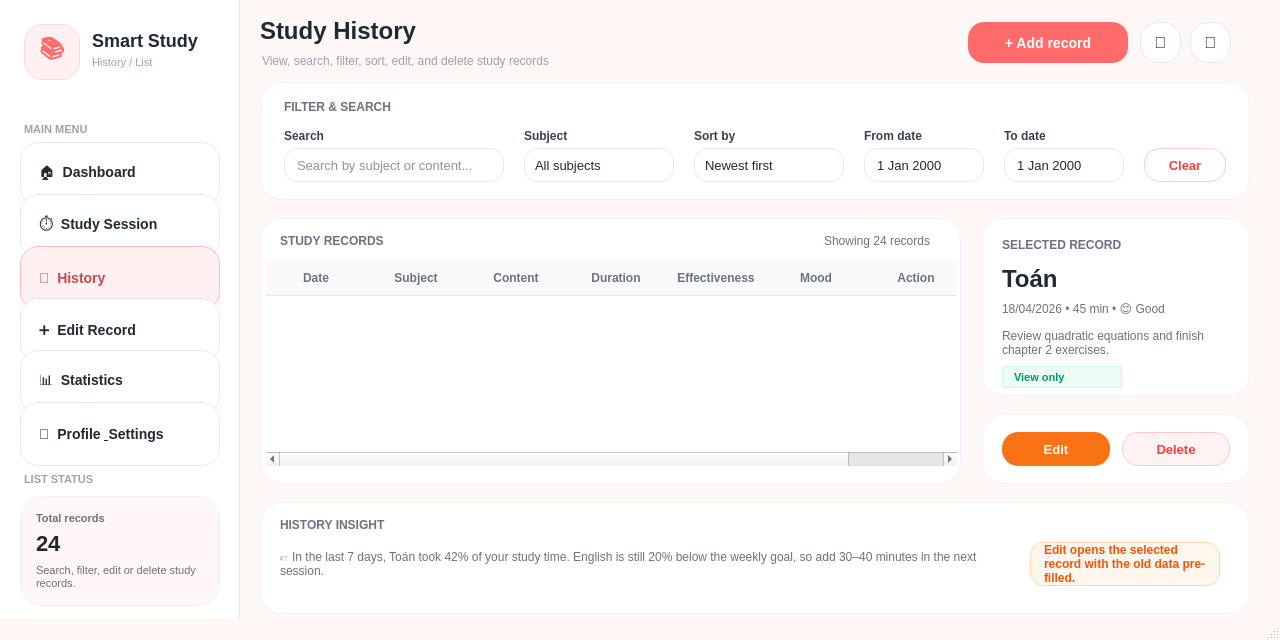
<?xml version="1.0" encoding="UTF-8"?>
<ui version="4.0">
 <class>HistoryWindow</class>
 <widget class="QMainWindow" name="HistoryWindow">
  <property name="geometry">
   <rect>
    <x>0</x>
    <y>0</y>
    <width>1280</width>
    <height>640</height>
   </rect>
  </property>
  <property name="minimumSize">
   <size>
    <width>1280</width>
    <height>640</height>
   </size>
  </property>
  <property name="windowTitle">
   <string>Smart Study Tracker - History</string>
  </property>
  <property name="styleSheet">
   <string notr="true">
QMainWindow {
    background-color: #FFF7F5;
}

QWidget {
    font-family: &quot;Segoe UI&quot;;
    color: #1F2933;
    font-size: 13px;
}

QFrame#Sidebar {
    background-color: #FFFFFF;
    border-right: 1px solid #E5E7EB;
}

QFrame#TopBar {
    background-color: transparent;
    border: none;
}

QFrame#FilterCard,
QFrame#HistoryTableCard,
QFrame#PreviewCard,
QFrame#InsightCard,
QFrame#ActionCard,
QFrame#SidebarStatusCard {
    background-color: #FFFFFF;
    border: 1px solid #EEF2F7;
    border-radius: 22px;
}

QFrame#FilterCard:hover,
QFrame#HistoryTableCard:hover,
QFrame#PreviewCard:hover,
QFrame#InsightCard:hover,
QFrame#SidebarStatusCard:hover,
QFrame#ActionCard:hover {
    border: 1px solid #FFD0D0;
}

QPushButton {
    background-color: #FFFFFF;
    border: 1px solid #E5E7EB;
    border-radius: 14px;
    padding: 8px 12px;
    color: #1F2933;
}

QPushButton:hover {
    background-color: #FFF1F1;
    border: 1px solid #FF6B6B;
}

QPushButton:pressed {
    background-color: #FFE4E4;
}

QPushButton#BtnHistory {
    background-color: #FFF1F1;
    border: 1px solid #FFBDBD;
    color: #C94A4A;
    font-weight: 700;
}

QPushButton#BtnDashboard,
QPushButton#BtnSession,
QPushButton#BtnHistory,
QPushButton#BtnEditRecord,
QPushButton#BtnStats,
QPushButton#BtnProfile {
    text-align: left;
    padding-left: 18px;
    min-height: 46px;
    font-size: 14px;
    font-weight: 500;
    border-radius: 18px;
}

QPushButton#btnAddNewRecord {
    background-color: #FF6B6B;
    color: #FFFFFF;
    border: none;
    font-size: 14px;
    font-weight: 800;
    border-radius: 16px;
}

QPushButton#btnAddNewRecord:hover {
    background-color: #E85A5A;
}

QPushButton#btnClearFilter {
    background-color: #FFFFFF;
    color: #EF4444;
    border: 1px solid #FECACA;
    font-weight: 600;
    border-radius: 16px;
}

QPushButton#btnEditSelected {
    background-color: #F97316;
    color: #FFFFFF;
    border: none;
    font-weight: 800;
    border-radius: 16px;
}

QPushButton#btnEditSelected:hover {
    background-color: #EA580C;
}

QPushButton#btnDeleteSelected {
    background-color: #FEF2F2;
    color: #EF4444;
    border: 1px solid #FECACA;
    font-weight: 800;
    border-radius: 16px;
}

QPushButton#btnDeleteSelected:hover,
QPushButton#btnClearFilter:hover {
    background-color: #FEE2E2;
    border: 1px solid #EF4444;
}

QPushButton#BtnBell,
QPushButton#BtnAvatar {
    background-color: #FFFFFF;
    border: 1px solid #E5E7EB;
    border-radius: 18px;
    font-size: 16px;
}

QPushButton#BtnBell:hover,
QPushButton#BtnAvatar:hover {
    background-color: #FFF1F1;
}

QLabel#lblSidebarStatusTitle,
QLabel#lblSidebarStatusValue,
QLabel#lblSidebarStatusSub {
    background: transparent;
    border: none;
}

QLabel#lblSidebarAppTitle {
    font-size: 18px;
    font-weight: 800;
}

QLabel#lblSidebarSubTitle {
    color: #94A3B8;
    font-size: 11px;
}

QLabel#lblSectionMenu,
QLabel#lblSectionStatus {
    color: #9CA3AF;
    font-size: 11px;
    font-weight: 700;
}

QLabel#lblGreeting {
    font-size: 24px;
    font-weight: 800;
}

QLabel#lblDateToday {
    color: #9CA3AF;
    font-size: 12px;
}

QLabel#lblFilterTitle,
QLabel#lblHistoryTitle,
QLabel#lblPreviewTitle,
QLabel#lblInsightTitle,
QLabel#lblActionTitle {
    color: #6B7280;
    font-size: 12px;
    font-weight: 700;
}

QLabel#lblSearch,
QLabel#lblFilterSubject,
QLabel#lblSortBy,
QLabel#lblDateFrom,
QLabel#lblDateTo {
    color: #374151;
    font-size: 12px;
    font-weight: 700;
}

QLabel#lblPreviewSubject {
    font-size: 24px;
    font-weight: 800;
    color: #1F2933;
}

QLabel#lblPreviewMeta,
QLabel#lblPreviewContent,
QLabel#lblInsightBody,
QLabel#lblActionHint,
QLabel#lblRecordCount {
    color: #6B7280;
    font-size: 12px;
}

QLabel#lblPreviewBadge {
    background-color: #ECFDF5;
    color: #059669;
    border: 1px solid #CFF8E3;
    border-radius: 12px;
    font-size: 11px;
    font-weight: 700;
    padding-left: 8px;
}

QLineEdit,
QComboBox,
QDateEdit {
    background-color: #FFFFFF;
    border: 1px solid #E5E7EB;
    border-radius: 14px;
    padding: 8px 10px;
    color: #1F2933;
}

QLineEdit:focus,
QComboBox:focus,
QDateEdit:focus {
    border: 1px solid #FF6B6B;
    background-color: #FFFBFB;
}

QComboBox::drop-down,
QDateEdit::drop-down {
    border: none;
    width: 24px;
}

QTableWidget {
    background-color: transparent;
    border: none;
    gridline-color: #F3F4F6;
    selection-background-color: #FFF1F1;
    selection-color: #1F2933;
    outline: 0;
}

QHeaderView::section {
    background-color: #F9FAFB;
    color: #6B7280;
    border: none;
    border-bottom: 1px solid #E5E7EB;
    padding: 8px;
    font-weight: 800;
    font-size: 12px;
}

QTableWidget::item {
    padding: 8px;
    border-bottom: 1px solid #F3F4F6;
}

QTableWidget::item:hover {
    background-color: #FFF7F7;
}

QScrollBar:vertical {
    background: #F9FAFB;
    width: 8px;
    margin: 0px;
    border-radius: 4px;
}

QScrollBar::handle:vertical {
    background: #FFD0D0;
    border-radius: 4px;
}

QScrollBar::handle:vertical:hover {
    background: #FFBDBD;
}
   </string>
  </property>
  <widget class="QWidget" name="centralwidget">
   <widget class="QFrame" name="Sidebar">
    <property name="geometry">
     <rect>
      <x>0</x>
      <y>0</y>
      <width>240</width>
      <height>640</height>
     </rect>
    </property>
    <widget class="QLabel" name="lblSidebarLogo">
     <property name="geometry">
      <rect>
       <x>24</x>
       <y>24</y>
       <width>56</width>
       <height>56</height>
      </rect>
     </property>
     <property name="styleSheet">
      <string notr="true">background-color:#FFF1F1; border:1px solid #FFD6D6; border-radius:18px; font-size:24px; font-weight:700; color:#FF6B6B;</string>
     </property>
     <property name="text">
      <string>📚</string>
     </property>
     <property name="alignment">
      <set>Qt::AlignCenter</set>
     </property>
    </widget>
    <widget class="QLabel" name="lblSidebarAppTitle">
     <property name="geometry">
      <rect>
       <x>92</x>
       <y>28</y>
       <width>130</width>
       <height>24</height>
      </rect>
     </property>
     <property name="text">
      <string>Smart Study</string>
     </property>
    </widget>
    <widget class="QLabel" name="lblSidebarSubTitle">
     <property name="geometry">
      <rect>
       <x>92</x>
       <y>54</y>
       <width>120</width>
       <height>16</height>
      </rect>
     </property>
     <property name="text">
      <string>History / List</string>
     </property>
    </widget>
    <widget class="QLabel" name="lblSectionMenu">
     <property name="geometry">
      <rect>
       <x>24</x>
       <y>120</y>
       <width>120</width>
       <height>18</height>
      </rect>
     </property>
     <property name="text">
      <string>MAIN MENU</string>
     </property>
    </widget>
    <widget class="QPushButton" name="BtnDashboard">
     <property name="geometry">
      <rect>
       <x>20</x>
       <y>142</y>
       <width>200</width>
       <height>64</height>
      </rect>
     </property>
     <property name="text">
      <string>🏠  Dashboard</string>
     </property>
    </widget>
    <widget class="QPushButton" name="BtnSession">
     <property name="geometry">
      <rect>
       <x>20</x>
       <y>194</y>
       <width>200</width>
       <height>64</height>
      </rect>
     </property>
     <property name="text">
      <string>⏱  Study Session</string>
     </property>
    </widget>
    <widget class="QPushButton" name="BtnHistory">
     <property name="geometry">
      <rect>
       <x>20</x>
       <y>246</y>
       <width>200</width>
       <height>64</height>
      </rect>
     </property>
     <property name="text">
      <string>📜  History</string>
     </property>
    </widget>
    <widget class="QPushButton" name="BtnEditRecord">
     <property name="geometry">
      <rect>
       <x>20</x>
       <y>298</y>
       <width>200</width>
       <height>64</height>
      </rect>
     </property>
     <property name="text">
      <string>➕  Edit Record</string>
     </property>
    </widget>
    <widget class="QPushButton" name="BtnStats">
     <property name="geometry">
      <rect>
       <x>20</x>
       <y>350</y>
       <width>200</width>
       <height>64</height>
      </rect>
     </property>
     <property name="text">
      <string>📊  Statistics</string>
     </property>
    </widget>
    <widget class="QPushButton" name="BtnProfile">
     <property name="geometry">
      <rect>
       <x>20</x>
       <y>402</y>
       <width>200</width>
       <height>64</height>
      </rect>
     </property>
     <property name="text">
      <string>👤  Profile &amp; Settings</string>
     </property>
    </widget>
    <widget class="QLabel" name="lblSectionStatus">
     <property name="geometry">
      <rect>
       <x>24</x>
       <y>470</y>
       <width>120</width>
       <height>18</height>
      </rect>
     </property>
     <property name="text">
      <string>LIST STATUS</string>
     </property>
    </widget>
    <widget class="QFrame" name="SidebarStatusCard">
     <property name="geometry">
      <rect>
       <x>20</x>
       <y>496</y>
       <width>200</width>
       <height>110</height>
      </rect>
     </property>
     <property name="styleSheet">
      <string notr="true">background-color: #FFF7F7;</string>
     </property>
     <widget class="QLabel" name="lblSidebarStatusTitle">
      <property name="geometry">
       <rect>
        <x>16</x>
        <y>14</y>
        <width>150</width>
        <height>16</height>
       </rect>
      </property>
      <property name="styleSheet">
       <string notr="true">color:#6B7280; font-size:11px; font-weight:700;</string>
      </property>
      <property name="text">
       <string>Total records</string>
      </property>
     </widget>
     <widget class="QLabel" name="lblSidebarStatusValue">
      <property name="geometry">
       <rect>
        <x>16</x>
        <y>34</y>
        <width>140</width>
        <height>26</height>
       </rect>
      </property>
      <property name="styleSheet">
       <string notr="true">font-size:22px; font-weight:800; color:#1F2933;</string>
      </property>
      <property name="text">
       <string>24</string>
      </property>
     </widget>
     <widget class="QLabel" name="lblSidebarStatusSub">
      <property name="geometry">
       <rect>
        <x>16</x>
        <y>66</y>
        <width>168</width>
        <height>30</height>
       </rect>
      </property>
      <property name="styleSheet">
       <string notr="true">color:#6B7280; font-size:11px;</string>
      </property>
      <property name="text">
       <string>Search, filter, edit or delete study records.</string>
      </property>
      <property name="wordWrap">
       <bool>true</bool>
      </property>
     </widget>
    </widget>
   </widget>
   <widget class="QFrame" name="TopBar">
    <property name="geometry">
     <rect>
      <x>260</x>
      <y>14</y>
      <width>990</width>
      <height>58</height>
     </rect>
    </property>
    <widget class="QLabel" name="lblGreeting">
     <property name="geometry">
      <rect>
       <x>0</x>
       <y>0</y>
       <width>360</width>
       <height>34</height>
      </rect>
     </property>
     <property name="text">
      <string>Study History</string>
     </property>
    </widget>
    <widget class="QLabel" name="lblDateToday">
     <property name="geometry">
      <rect>
       <x>2</x>
       <y>38</y>
       <width>500</width>
       <height>18</height>
      </rect>
     </property>
     <property name="text">
      <string>View, search, filter, sort, edit, and delete study records</string>
     </property>
    </widget>
    <widget class="QPushButton" name="btnAddNewRecord">
     <property name="geometry">
      <rect>
       <x>708</x>
       <y>8</y>
       <width>160</width>
       <height>41</height>
      </rect>
     </property>
     <property name="text">
      <string>+ Add record</string>
     </property>
    </widget>
    <widget class="QPushButton" name="BtnBell">
     <property name="geometry">
      <rect>
       <x>880</x>
       <y>8</y>
       <width>41</width>
       <height>41</height>
      </rect>
     </property>
     <property name="text">
      <string>🔔</string>
     </property>
    </widget>
    <widget class="QPushButton" name="BtnAvatar">
     <property name="geometry">
      <rect>
       <x>930</x>
       <y>8</y>
       <width>41</width>
       <height>41</height>
      </rect>
     </property>
     <property name="text">
      <string>👤</string>
     </property>
    </widget>
   </widget>
   <widget class="QFrame" name="FilterCard">
    <property name="geometry">
     <rect>
      <x>260</x>
      <y>82</y>
      <width>990</width>
      <height>118</height>
     </rect>
    </property>
    <widget class="QLabel" name="lblFilterTitle">
     <property name="geometry">
      <rect>
       <x>24</x>
       <y>16</y>
       <width>160</width>
       <height>18</height>
      </rect>
     </property>
     <property name="text">
      <string>FILTER &amp; SEARCH</string>
     </property>
    </widget>
    <widget class="QLabel" name="lblSearch">
     <property name="geometry">
      <rect>
       <x>24</x>
       <y>46</y>
       <width>100</width>
       <height>16</height>
      </rect>
     </property>
     <property name="text">
      <string>Search</string>
     </property>
    </widget>
    <widget class="QLineEdit" name="txtSearchRecord">
     <property name="geometry">
      <rect>
       <x>24</x>
       <y>66</y>
       <width>220</width>
       <height>34</height>
      </rect>
     </property>
     <property name="placeholderText">
      <string>Search by subject or content...</string>
     </property>
    </widget>
    <widget class="QLabel" name="lblFilterSubject">
     <property name="geometry">
      <rect>
       <x>264</x>
       <y>46</y>
       <width>100</width>
       <height>16</height>
      </rect>
     </property>
     <property name="text">
      <string>Subject</string>
     </property>
    </widget>
    <widget class="QComboBox" name="cmbFilterSubject">
     <property name="geometry">
      <rect>
       <x>264</x>
       <y>66</y>
       <width>150</width>
       <height>34</height>
      </rect>
     </property>
     <item>
      <property name="text">
       <string>All subjects</string>
      </property>
     </item>
     <item>
      <property name="text">
       <string>Toán</string>
      </property>
     </item>
     <item>
      <property name="text">
       <string>Tiếng Anh</string>
      </property>
     </item>
     <item>
      <property name="text">
       <string>Vật Lý</string>
      </property>
     </item>
     <item>
      <property name="text">
       <string>Hóa</string>
      </property>
     </item>
     <item>
      <property name="text">
       <string>Python</string>
      </property>
     </item>
    </widget>
    <widget class="QLabel" name="lblSortBy">
     <property name="geometry">
      <rect>
       <x>434</x>
       <y>46</y>
       <width>100</width>
       <height>16</height>
      </rect>
     </property>
     <property name="text">
      <string>Sort by</string>
     </property>
    </widget>
    <widget class="QComboBox" name="cmbSortBy">
     <property name="geometry">
      <rect>
       <x>434</x>
       <y>66</y>
       <width>150</width>
       <height>34</height>
      </rect>
     </property>
     <item>
      <property name="text">
       <string>Newest first</string>
      </property>
     </item>
     <item>
      <property name="text">
       <string>Oldest first</string>
      </property>
     </item>
     <item>
      <property name="text">
       <string>Duration high</string>
      </property>
     </item>
     <item>
      <property name="text">
       <string>Effectiveness high</string>
      </property>
     </item>
    </widget>
    <widget class="QLabel" name="lblDateFrom">
     <property name="geometry">
      <rect>
       <x>604</x>
       <y>46</y>
       <width>100</width>
       <height>16</height>
      </rect>
     </property>
     <property name="text">
      <string>From date</string>
     </property>
    </widget>
    <widget class="QDateEdit" name="dateFromPicker">
     <property name="geometry">
      <rect>
       <x>604</x>
       <y>66</y>
       <width>120</width>
       <height>34</height>
      </rect>
     </property>
     <property name="calendarPopup">
      <bool>true</bool>
     </property>
    </widget>
    <widget class="QLabel" name="lblDateTo">
     <property name="geometry">
      <rect>
       <x>744</x>
       <y>46</y>
       <width>100</width>
       <height>16</height>
      </rect>
     </property>
     <property name="text">
      <string>To date</string>
     </property>
    </widget>
    <widget class="QDateEdit" name="dateToPicker">
     <property name="geometry">
      <rect>
       <x>744</x>
       <y>66</y>
       <width>120</width>
       <height>34</height>
      </rect>
     </property>
     <property name="calendarPopup">
      <bool>true</bool>
     </property>
    </widget>
    <widget class="QPushButton" name="btnClearFilter">
     <property name="geometry">
      <rect>
       <x>884</x>
       <y>66</y>
       <width>82</width>
       <height>34</height>
      </rect>
     </property>
     <property name="text">
      <string>Clear</string>
     </property>
    </widget>
   </widget>
   <widget class="QFrame" name="HistoryTableCard">
    <property name="geometry">
     <rect>
      <x>260</x>
      <y>218</y>
      <width>701</width>
      <height>266</height>
     </rect>
    </property>
    <widget class="QLabel" name="lblHistoryTitle">
     <property name="geometry">
      <rect>
       <x>20</x>
       <y>14</y>
       <width>160</width>
       <height>18</height>
      </rect>
     </property>
     <property name="text">
      <string>STUDY RECORDS</string>
     </property>
    </widget>
    <widget class="QLabel" name="lblRecordCount">
     <property name="geometry">
      <rect>
       <x>520</x>
       <y>14</y>
       <width>150</width>
       <height>18</height>
      </rect>
     </property>
     <property name="text">
      <string>Showing 24 records</string>
     </property>
     <property name="alignment">
      <set>Qt::AlignRight|Qt::AlignTrailing|Qt::AlignVCenter</set>
     </property>
    </widget>
    <widget class="QTableWidget" name="tblStudyRecords">
     <property name="geometry">
      <rect>
       <x>6</x>
       <y>42</y>
       <width>691</width>
       <height>206</height>
      </rect>
     </property>
     <property name="alternatingRowColors">
      <bool>false</bool>
     </property>
     <property name="selectionBehavior">
      <enum>QAbstractItemView::SelectRows</enum>
     </property>
     <property name="columnCount">
      <number>7</number>
     </property>
     <attribute name="horizontalHeaderVisible">
      <bool>true</bool>
     </attribute>
     <attribute name="verticalHeaderVisible">
      <bool>false</bool>
     </attribute>
     <column>
      <property name="text">
       <string>Date</string>
      </property>
     </column>
     <column>
      <property name="text">
       <string>Subject</string>
      </property>
     </column>
     <column>
      <property name="text">
       <string>Content</string>
      </property>
     </column>
     <column>
      <property name="text">
       <string>Duration</string>
      </property>
     </column>
     <column>
      <property name="text">
       <string>Effectiveness</string>
      </property>
     </column>
     <column>
      <property name="text">
       <string>Mood</string>
      </property>
     </column>
     <column>
      <property name="text">
       <string>Action</string>
      </property>
     </column>
    </widget>
   </widget>
   <widget class="QFrame" name="PreviewCard">
    <property name="geometry">
     <rect>
      <x>982</x>
      <y>218</y>
      <width>268</width>
      <height>178</height>
     </rect>
    </property>
    <widget class="QLabel" name="lblPreviewTitle">
     <property name="geometry">
      <rect>
       <x>20</x>
       <y>18</y>
       <width>160</width>
       <height>18</height>
      </rect>
     </property>
     <property name="text">
      <string>SELECTED RECORD</string>
     </property>
    </widget>
    <widget class="QLabel" name="lblPreviewSubject">
     <property name="geometry">
      <rect>
       <x>20</x>
       <y>44</y>
       <width>220</width>
       <height>34</height>
      </rect>
     </property>
     <property name="text">
      <string>Toán</string>
     </property>
    </widget>
    <widget class="QLabel" name="lblPreviewMeta">
     <property name="geometry">
      <rect>
       <x>20</x>
       <y>80</y>
       <width>220</width>
       <height>20</height>
      </rect>
     </property>
     <property name="text">
      <string>18/04/2026 • 45 min • 😊 Good</string>
     </property>
    </widget>
    <widget class="QLabel" name="lblPreviewContent">
     <property name="geometry">
      <rect>
       <x>20</x>
       <y>106</y>
       <width>220</width>
       <height>38</height>
      </rect>
     </property>
     <property name="text">
      <string>Review quadratic equations and finish chapter 2 exercises.</string>
     </property>
     <property name="wordWrap">
      <bool>true</bool>
     </property>
    </widget>
    <widget class="QLabel" name="lblPreviewBadge">
     <property name="geometry">
      <rect>
       <x>20</x>
       <y>148</y>
       <width>120</width>
       <height>22</height>
      </rect>
     </property>
     <property name="text">
      <string>View only</string>
     </property>
    </widget>
   </widget>
   <widget class="QFrame" name="ActionCard">
    <property name="geometry">
     <rect>
      <x>982</x>
      <y>414</y>
      <width>268</width>
      <height>70</height>
     </rect>
    </property>
    <widget class="QPushButton" name="btnEditSelected">
     <property name="geometry">
      <rect>
       <x>20</x>
       <y>18</y>
       <width>108</width>
       <height>34</height>
      </rect>
     </property>
     <property name="text">
      <string>Edit</string>
     </property>
    </widget>
    <widget class="QPushButton" name="btnDeleteSelected">
     <property name="geometry">
      <rect>
       <x>140</x>
       <y>18</y>
       <width>108</width>
       <height>34</height>
      </rect>
     </property>
     <property name="text">
      <string>Delete</string>
     </property>
    </widget>
   </widget>
   <widget class="QFrame" name="InsightCard">
    <property name="geometry">
     <rect>
      <x>260</x>
      <y>502</y>
      <width>990</width>
      <height>112</height>
     </rect>
    </property>
    <widget class="QLabel" name="lblInsightTitle">
     <property name="geometry">
      <rect>
       <x>20</x>
       <y>14</y>
       <width>160</width>
       <height>18</height>
      </rect>
     </property>
     <property name="text">
      <string>HISTORY INSIGHT</string>
     </property>
    </widget>
    <widget class="QLabel" name="lblInsightBody">
     <property name="geometry">
      <rect>
       <x>20</x>
       <y>40</y>
       <width>720</width>
       <height>44</height>
      </rect>
     </property>
     <property name="text">
      <string>👉 In the last 7 days, Toán took 42% of your study time. English is still 20% below the weekly goal, so add 30–40 minutes in the next session.</string>
     </property>
     <property name="wordWrap">
      <bool>true</bool>
     </property>
    </widget>
    <widget class="QLabel" name="lblActionHint">
     <property name="geometry">
      <rect>
       <x>770</x>
       <y>40</y>
       <width>190</width>
       <height>44</height>
      </rect>
     </property>
     <property name="styleSheet">
      <string notr="true">background-color:#FFF7ED; color:#EA580C; border:1px solid #FED7AA; border-radius:14px; padding-left:10px; padding-right:10px; font-size:12px; font-weight:600;</string>
     </property>
     <property name="text">
      <string>Edit opens the selected record with the old data pre-filled.</string>
     </property>
     <property name="wordWrap">
      <bool>true</bool>
     </property>
    </widget>
   </widget>
  </widget>
  <widget class="QStatusBar" name="statusbar"/>
 </widget>
 <resources/>
 <connections/>
</ui>
